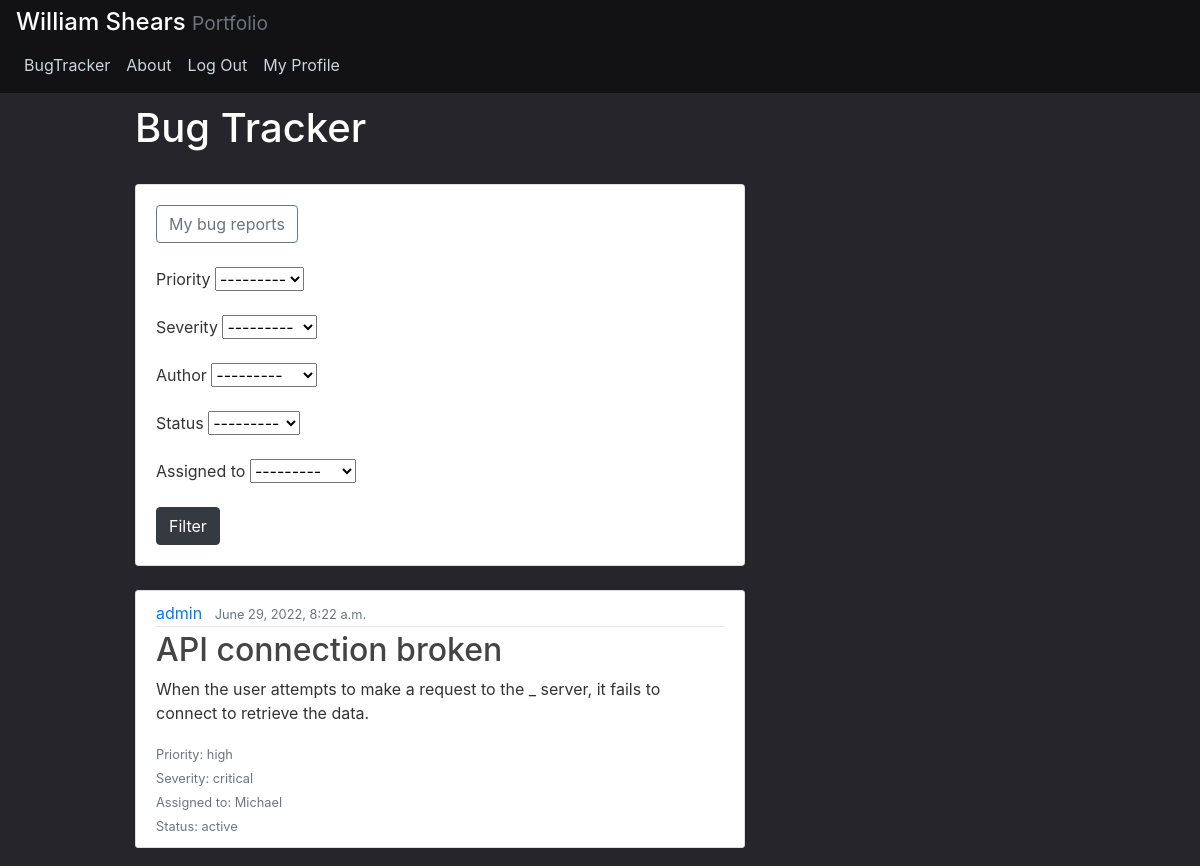
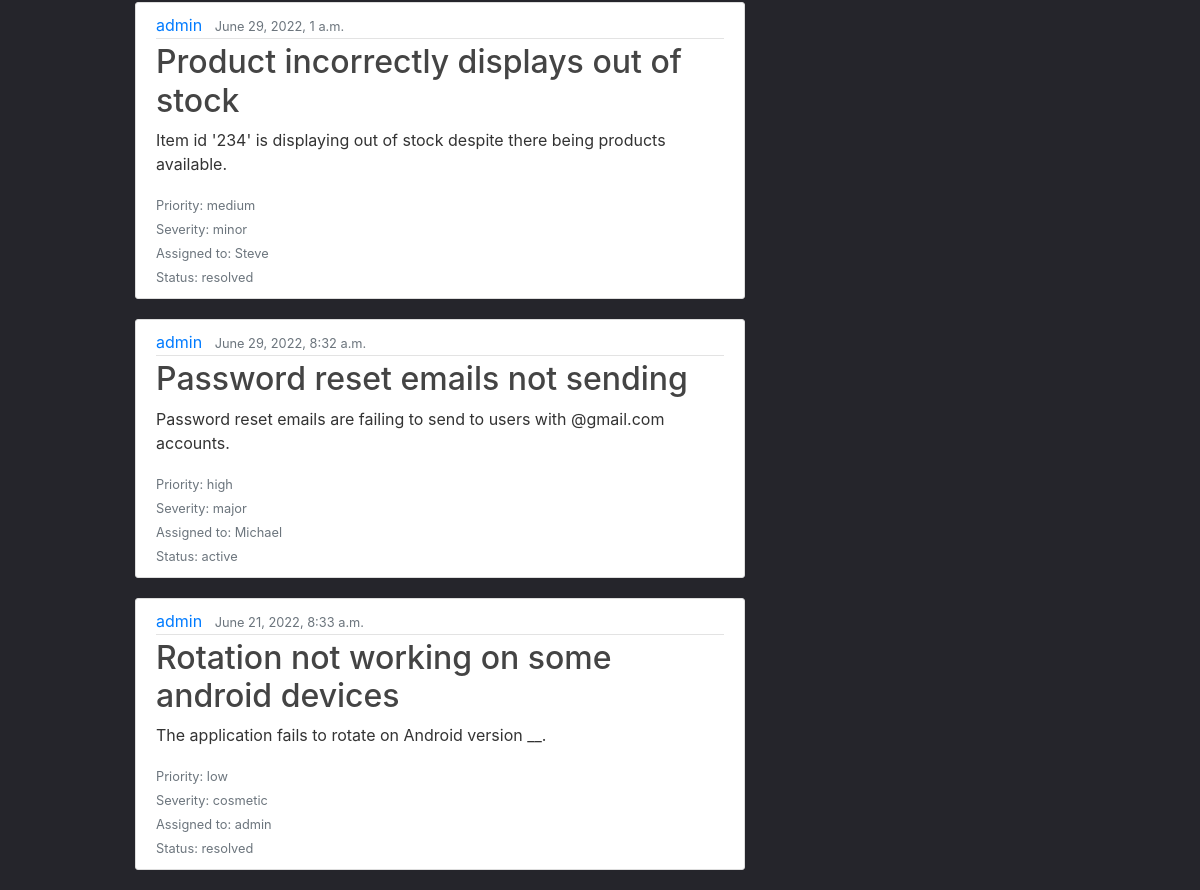
/bugtracker/ (signed in), run on the app's committed database (2 pictures, top to bottom).
### bugtracker/models.py (models this page shows, shortened)
class Issue(models.Model):
    title = models.CharField(max_length=100)
    content = models.TextField()
    date_posted = models.DateTimeField(default=timezone.now)
    priority = models.CharField(max_length=15,
    choices = (
        ("low", "Low"),
        ("medium", "Medium"),
        ("high", "High")))
    severity = models.CharField(max_length=15,
    choices = (
        ("critical", "Critical"),
        ("major", "Major"),
        ("moderate", "Moderate"),
        ("minor", "Minor"),
        ("cosmetic", "Cosmetic")))
    status = models.CharField(max_length=15,
                                choices=(
                                    ("active", "Active"),
                                    ("resolved", "Resolved")))
    author = models.ForeignKey(User, on_delete=models.CASCADE, related_name='creator')
    assigned_to = models.ForeignKey(User, on_delete=models.CASCADE, related_name='assigned')

### bugtracker/views.py (the view)
# urls.py: path('', views.home, name='bugtracker-home'),
def home(request):
    issues = Issue.objects.all()
    myFilter = IssueFilter(request.GET, queryset=issues)
    issues = myFilter.qs
    context = {
        'issues': issues,
        'myFilter':myFilter
    }
    if request.method == 'GET':
        if request.user.is_authenticated == False:
            messages.info(request, 'You need to register and log in to view your reports')
    return render(request, 'bugtracker/home.html', context)

### bugtracker/templates/bugtracker/home.html
{% extends 'bugtracker/base.html' %}
{% load crispy_forms_tags %}
{% block content %}
    <h1>Bug Tracker</h1>
    <br>
    <div class="row">
	    <div class="col">
		    <div class="card card-body">
                <a href="/bugtracker/?priority=&severity=&author={{request.user.id}}&status=&assigned_to="><button type="button"  class="btn btn-outline-secondary" title="My bug reports">My bug reports</button></a>
                <br>
                <form method="get">
                    {{myFilter.form|crispy}}
		        <button class="btn btn-dark" type="submit">Filter</button> </form>
            </div>
		</div>
	</div>
    <br>
    {% for issue in issues %}
        <article class="media content-section">
            <div class="media-body">
                <div class="article-metadata">
                    <a class="mr-2" href="#">{{ issue.author }}</a>
                    <small class="text-muted">{{ issue.date_posted }}</small>
                </div>
                <h2><a class="article-title" href="#">{{ issue.title }}</a></h2>
                <p class="article-content">{{ issue.content }}</p>
                <small class="text-muted">Priority:  {{ issue.priority }}</small> <br>
                <small class="text-muted">Severity:  {{ issue.severity }}</small> <br>
                <small class="text-muted">Assigned to:  {{ issue.assigned_to }}</small> <br>
                <small class="text-muted">Status:  {{ issue.status }}</small>
            </div>
        </article>
    {% endfor %}
{% endblock content %}

### bugtracker/static/blog/main.css (style rules this page uses)
body { background: #25252B; color: #333333; margin-top: 5rem; }
h1, h2, h3, h4, h5, h6 { color: #FFFFFF; }
.content-section { background: #ffffff; padding: 10px 20px; border: 1px solid #dddddd; border-radius: 3px; margin-bottom: 20px; }
.article-title { color: #444444; }
.article-content { white-space: pre-line; }
.article-metadata { padding-bottom: 1px; margin-bottom: 4px; border-bottom: 1px solid #e3e3e3 }

### data on the page
Issue: author "admin", date_posted "June 29, 2022, 8:22 a.m.", title "API connection broken", content "When the user attempts to make a request to the _ server, it fails to connect to retrieve the data.", priority "high", severity "critical", assigned_to "Michael", status "active"
Issue: author "admin", date_posted "June 29, 2022, 1 a.m.", title "Product incorrectly displays out of stock", content "Item id '234' is displaying out of stock despite there being products available.", priority "medium", severity "minor", assigned_to "Steve", status "resolved"
Issue: author "admin", date_posted "June 29, 2022, 8:32 a.m.", title "Password reset emails not sending", content "Password reset emails are failing to send to users with @gmail.com accounts.", priority "high", severity "major", assigned_to "Michael", status "active"
Issue: author "admin", date_posted "June 21, 2022, 8:33 a.m.", title "Rotation not working on some android devices", content "The application fails to rotate on Android version __.", priority "low", severity "cosmetic", assigned_to "admin", status "resolved"
